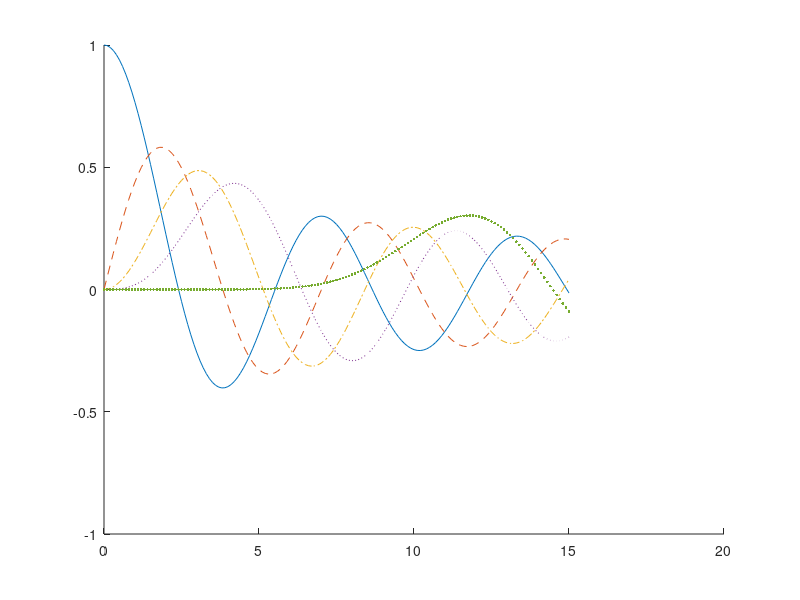

The MATLAB script that drew this image:
%% USING CELL ARRAY TO STORE LINE STYLES
t = 0:0.1:15;   % Create data series.
n = [0:3,10];   % Parameters of Bessel function.
x = zeros(length(n),length(t));  % Allocate space.
line_style = {'-';'--';'-.';':';'.'}; % Set the line style order.
figure;
hold all;  % Hold the line style. Very important!
for I = 1:length(n)               % For each parameter,
    x(I,:) = besselj(n(I),t);     % plot the corresponding Bessel function
    plot(t,x(I,:),line_style{I}); % with the specified line style.
end